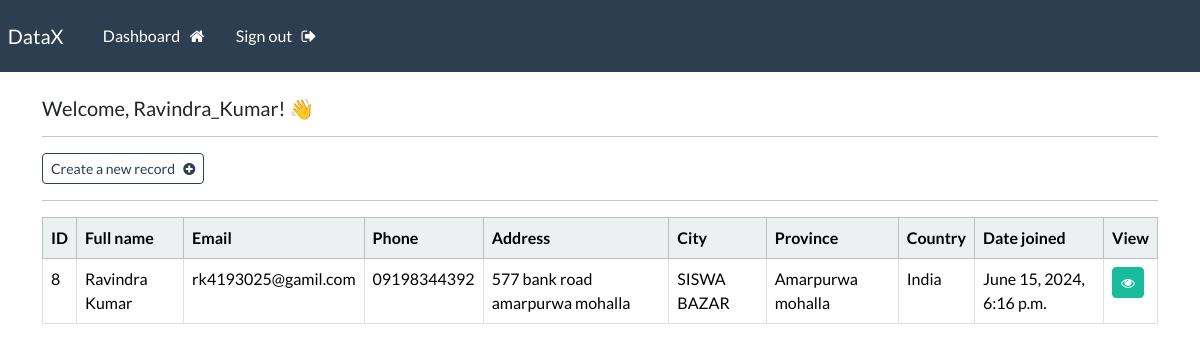
Screenshot of /dashboard (signed in) with the database file from the repository.
### webapp/models.py (models this page shows, shortened)
class Record(models.Model):
    creation_date = models.DateTimeField(auto_now_add=True)
    first_name = models.CharField(max_length=100)
    last_name = models.CharField(max_length=100)
    email = models.CharField(max_length=255)
    phone = models.CharField(max_length=20)
    address = models.CharField(max_length=300)
    city = models.CharField(max_length=255)
    province = models.CharField(max_length=200)
    country = models.CharField(max_length=125)

### webapp/views.py (the view)
# urls.py: path('dashboard', views.dashboard, name="dashboard"),
@login_required(login_url='my-login')
def dashboard(request):
    my_records = Record.objects.all()
    context = {'records': my_records}
    return render(request, 'webapp/dashboard.html', context=context)

### webapp/templates/webapp/dashboard.html
{% extends 'webapp/base.html' %}
{% block content %}
    <h5> Welcome, {{user}}! 👋 </h5>
    <hr>
    <a class="btn btn-outline-primary btn-sm" href="{% url 'create-record' %}">
        Create a new record &nbsp; <i class="fa fa-plus-circle" aria-hidden="true"></i>
    </a>
    <hr>
    <table class="table table-hover table-bordered">
        <thead class="table-light">
            <tr>
                <th scope="col"> ID </th>
                <th scope="col"> Full name </th>
                <th scope="col"> Email </th>
                <th scope="col"> Phone </th>
                <th scope="col"> Address </th>
                <th scope="col"> City </th>
                <th scope="col"> Province </th>
                <th scope="col"> Country </th>
                <th scope="col"> Date joined </th>
                <th scope="col"> View </th>
            </tr>
        </thead>
        <tbody>
        {% if records %}
            {% for record in records %}
            <tr>
                <td> {{record.id}} </td>
                <td> {{record.first_name}}  {{record.last_name}} </td>
                <td> {{record.email}} </td>
                <td> {{record.phone}} </td>
                <td> {{record.address}} </td>
                <td> {{record.city}} </td>
                <td> {{record.province}} </td>
                <td> {{record.country}} </td>
                <td> {{record.creation_date}} </td>
                <td> <a class="btn btn-success btn-sm" href="{% url 'record' record.id %}"> <i class="fa fa-eye" aria-hidden="true"></i> </a> </td>
            </tr>
            {% endfor %}
        {% endif %}
        </tbody>
    </table>
{% endblock %}

### webapp/templates/webapp/base.html (shortened to what this page needs)
{% load static %}
<!DOCTYPE html>
<html>
    <head>
        <link rel="stylesheet" type="text/css" href="https://bootswatch.com/5/flatly/bootstrap.min.css">
        <link rel="stylesheet" type="text/css" href="{% static 'css/styles.css' %}">
        <link rel="stylesheet" href="https://cdnjs.cloudflare.com/ajax/libs/font-awesome/4.7.0/css/font-awesome.min.css">
    </head>
    <body>
        {% include 'webapp/navbar.html' %}
        <div class="container">
            <br>
           {% block content %}
           {% endblock %}
        </div>
    </body>
</html>

### webapp/templates/webapp/navbar.html (shortened to what this page needs)
<nav class="navbar navbar-expand-lg navbar-dark bg-primary justify-content-center">
    <a class="navbar-brand main-heading" href="{% url '' %}">
      &nbsp; DataX
    </a>
      <div class="collapse navbar-collapse text-center" id="navbarNavDropdown">
        <ul class="navbar-nav mr-auto">
          {% if user.is_authenticated %}
            <li class="nav-item">
              <a class="nav-link" href="{% url 'dashboard' %}">Dashboard &nbsp; <i class="fa fa-home" aria-hidden="true"></i> </a>
            </li>
            <li class="nav-item">
              <a class="nav-link" href="{% url 'user-logout' %}">Sign out &nbsp; <i class="fa fa-sign-out" aria-hidden="true"></i> </a>
            </li>
        </ul>
        {% endif %}
      </div>
  </nav>

### rows the page displays
Record: id "8", first_name "Ravindra", last_name "Kumar", email "rk4193025@gamil.com", phone "09198344392", address "577 bank road amarpurwa mohalla", city "SISWA BAZAR", province "Amarpurwa mohalla", country "India", creation_date "June 15, 2024, 6:16 p.m."

### other values shown
{{ user }} "Ravindra_Kumar"
